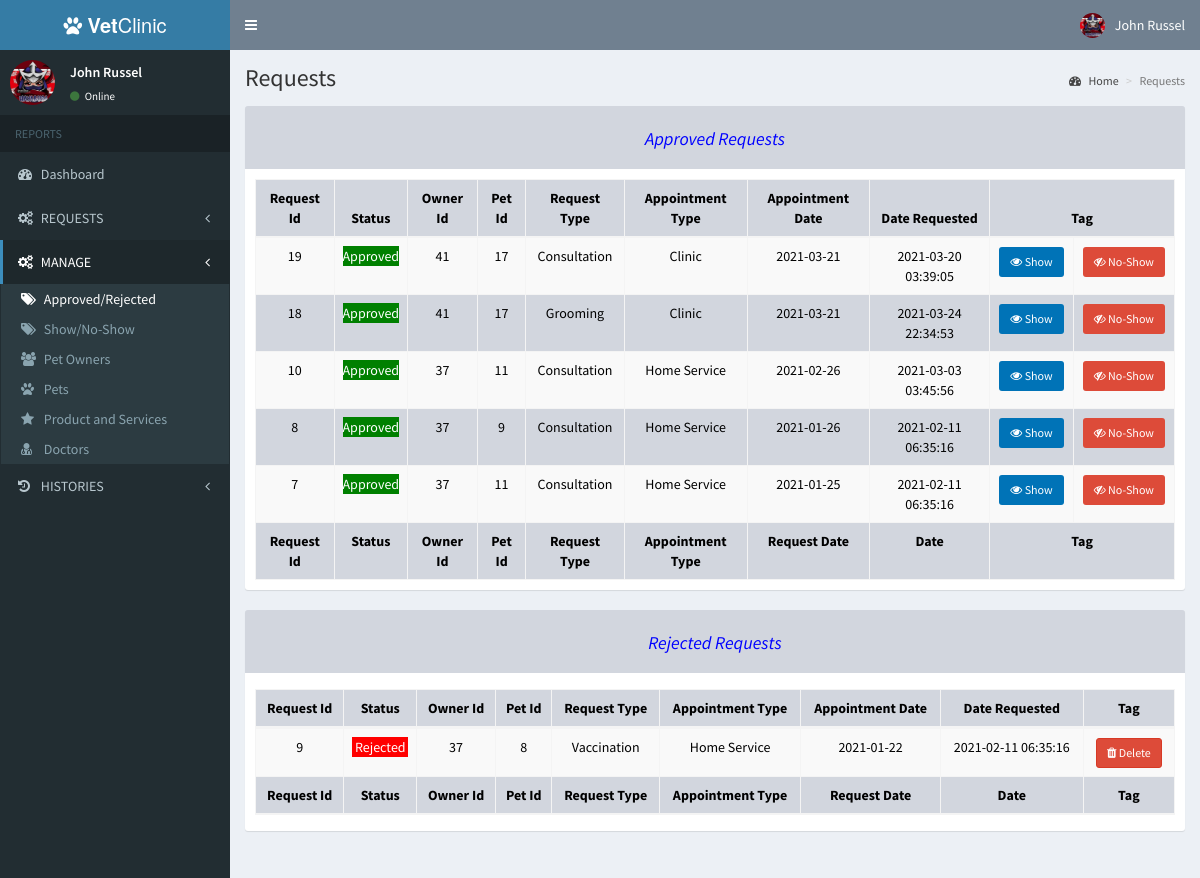
The page /admin/client_request.php (signed in) on the database its author committed.
### tables this page shows
CREATE TABLE `users` (
  `id` int(11) NOT NULL,
  `email` varchar(200) NOT NULL,
  `password` varchar(60) NOT NULL,
  `type` int(1) NOT NULL,
  `access` int(9) NOT NULL,
  `firstname` varchar(50) NOT NULL,
  `middlename` varchar(255) DEFAULT NULL,
  `lastname` varchar(50) NOT NULL,
  `birthdate` date DEFAULT NULL,
  `address` text NOT NULL,
  `contact_info` varchar(100) NOT NULL,
  `photo` varchar(200) NOT NULL,
  `status` int(1) NOT NULL,
  `activate_code` varchar(15) NOT NULL,
  `reset_code` varchar(15) NOT NULL,
  `created_on` date NOT NULL
);

CREATE TABLE `requests` (
  `request_id` int(255) NOT NULL,
  `owner_id` int(255) NOT NULL,
  `tag` varchar(255) NOT NULL,
  `owner_name` varchar(255) NOT NULL,
  `contact_no` varchar(255) NOT NULL,
  `pet_breed` varchar(255) NOT NULL,
  `pet_name` varchar(255) NOT NULL,
  `request_type` varchar(255) NOT NULL,
  `appointment_type` varchar(255) NOT NULL,
  `vaccine_type` varchar(255) NOT NULL,
  `request_status` varchar(255) NOT NULL,
  `request_concern` varchar(255) NOT NULL,
  `request_date` date NOT NULL,
  `date_requested` timestamp NOT NULL DEFAULT CURRENT_TIMESTAMP ON UPDATE CURRENT_TIMESTAMP,
  `request_note` varchar(255) NOT NULL,
  `message_status` int(255) NOT NULL
);

### admin/includes/session.php (called while the page is built, shortened)
<?php
	include '../includes/conn.php';
	$conn = $pdo->open();
	$stmt = $conn->prepare("SELECT * FROM users WHERE id=:id");
	$stmt->execute(['id'=>$_SESSION['admin']]);
	$admin = $stmt->fetch();
?>

### admin/client_request.php (the view, shortened to what this page needs)
<?php include 'includes/session.php'; ?>
<?php include 'includes/header.php'; ?>
<body class="hold-transition skin-blue sidebar-mini">
<div class="wrapper">
  <?php include 'includes/navbar.php'; ?>
  <?php include 'includes/menubar.php'; ?>
  <div class="content-wrapper">
    <section class="content-header">
      <h1>
        Requests
      </h1>
      <ol class="breadcrumb">
        <li><a href="home.php"><i class="fa fa-dashboard"></i> Home</a></li>
        <li class="active">Requests</li>
      </ol>
    </section>
    <section class="content">
      <div class="row">
        <div class="col-xs-12">
          <div class="box">
            <div class="box-header bg-gray">
              <i class="text-center" style="color:blue"><h4> Approved Requests</h4></i></div>
              <div class="box-body">
                <table id="approved1" class="table table-striped table-bordered table-hover bg-gray" style="height:100%">
                  <thead>
                      <th>Request Id</th>
                      <th>Status</th>
                      <th>Owner Id</th>
                      <th>Pet Id</th>
                      <th>Request Type</th>
                      <th>Appointment Type</th>
                      <th>Appointment Date</th>
                      <th>Date Requested</th>
                      <th colspan="2">Tag</th>
                  </thead>
                  <tbody>
                    <?php
                      $conn = $pdo->open();
                      try{
                        $stmt = $conn->prepare("SELECT * FROM requests where request_status='Approved' and tag != 'Show' and tag != 'No-Show' order by request_id DESC");
                        $stmt->execute();
                        foreach($stmt as $row){
                          echo "
                              <tr>
                              <td>".$row['request_id']."</td>
                              <td class='text-center'><p style='color:white; background-color:green;'>".$row['request_status']."</p></td>
                              <td>".$row['owner_id']."</td>
                              <td>".$row['pet_breed']."</td>
                              <td>".$row['request_type']."</td>
                              <td>".$row['appointment_type']."</td>
                              <td>".$row['request_date']."</td>
                              <td>".$row['date_requested']."</td>
                              <td>
                                <button class='btn bg-blue btn-sm show' data-id='".$row['request_id']."'>
                                <i class='fa fa-eye'></i> Show</button>
                              </td>
                              <td>
                                <button class='btn bg-red btn-sm noShow' data-id='".$row['request_id']."'>
                                <i class='fa fa-eye-slash'></i> No-Show</button>
                              </td>
                            </tr>
                          ";
                        }
                      }
                      catch(PDOException $e){
                        echo $e->getMessage();
                      }
                    ?>
                  </tbody>
                  <tfoot>
                      <th>Request Id</th>
                      <th>Status</th>
                      <th>Owner Id</th>
                      <th>Pet Id</th>
                      <th>Request Type</th>
                      <th>Appointment Type</th>
                      <th>Request Date</th>
                      <th>Date</th>
                      <th colspan="2">Tag</th>
                  </tfoot>
                </table>
              </div>
            </div>
        </div>
      </div>
      <div class="row">
        <div class="col-xs-12">
          <div class="box">
            <div class="box-header bg-gray">
              <i class="text-center" style="color:blue"><h4> Rejected Requests</h4></i></div>
              <div class="box-body">
                <table id="history" class="table table-striped table-bordered table-hover bg-gray" style="height:100%">
                  <thead>
                      <th>Request Id</th>
                      <th>Status</th>
                      <th>Owner Id</th>
                      <th>Pet Id</th>
                      <th>Request Type</th>
                      <th>Appointment Type</th>
                      <th>Appointment Date</th>
                      <th>Date Requested</th>
                      <th colspan="2">Tag</th>
                  </thead>
                  <tbody>
                    <?php
                      $conn = $pdo->open();
                      try{
                        $stmt = $conn->prepare("SELECT * FROM requests where request_status='Rejected' and tag != 'Show' and tag != 'No-Show' order by request_id DESC");
                        $stmt->execute();
                        foreach($stmt as $row){
                          echo "
                              <tr>
                              <td>".$row['request_id']."</td>
                              <td class='text-center'><p style='color:white; background-color:red;'>".$row['request_status']."</p></td>
                              <td>".$row['owner_id']."</td>
                              <td>".$row['pet_breed']."</td>
                              <td>".$row['request_type']."</td>
                              <td>".$row['appointment_type']."</td>
                              <td>".$row['request_date']."</td>
                              <td>".$row['date_requested']."</td>
                              <td>
                                <button class='btn btn-danger btn-sm delete' data-id='".$row['request_id']."'>
                                <i class='fa fa-trash'></i> Delete</button>
                              </td>
                            </tr>
                          ";
                        }
                      }
                      catch(PDOException $e){
                        echo $e->getMessage();
                      }
                    ?>
                  </tbody>
                  <tfoot>
                      <th>Request Id</th>
                      <th>Status</th>
                      <th>Owner Id</th>
                      <th>Pet Id</th>
                      <th>Request Type</th>
                      <th>Appointment Type</th>
                      <th>Request Date</th>
                      <th>Date</th>
                      <th colspan="2">Tag</th>
                  </tfoot>
                </table>
              </div>
            </div>
        </div>
      </div>
    </section>
  </div>
</div>
</body>
</html>

### admin/includes/header.php (shortened to what this page needs)
<!DOCTYPE html>
<html>
<head>
  	<link rel="stylesheet" href="../bower_components/bootstrap/dist/css/bootstrap.min.css">
  	<link rel="stylesheet" href="../bower_components/font-awesome/css/font-awesome.min.css">
    <link rel="stylesheet" href="../bower_components/select2/dist/css/select2.min.css">
  	<link rel="stylesheet" href="../dist/css/AdminLTE.min.css">
    <link rel="stylesheet" href="../bower_components/datatables.net-bs/css/dataTables.bootstrap.min.css">
    <link rel="stylesheet" href="../bower_components/bootstrap-daterangepicker/daterangepicker.css">
    <link rel="stylesheet" href="../bower_components/bootstrap-datepicker/dist/css/bootstrap-datepicker.min.css">
    <link rel="stylesheet" href="../dist/css/skins/_all-skins.min.css">
</head>

### admin/includes/navbar.php (shortened to what this page needs)
<header class="main-header">
  <a href="home.php" class="logo">
    <span class="logo-lg"><i class="fa fa-paw"></i><b> Vet</b>Clinic</span>
  </a>
  <nav class="navbar navbar-static-top">
    <a href="#" class="sidebar-toggle" data-toggle="push-menu" role="button">
    </a>
    <div class="navbar-custom-menu">
      <ul class="nav navbar-nav">
        <li class="dropdown user user-menu">
          <a href="#" class="dropdown-toggle" data-toggle="dropdown">
            <img src="<?php echo (!empty($admin['photo']))
              ? '../images/'.$admin['photo']
              : '../images/profile.jpg'; ?>" class="user-image" alt="User Image">
            <span class="hidden-xs"><?php echo $admin['firstname'].' '.$admin['lastname']; ?></span>
          </a>
        </li>
      </ul>
    </div>
  </nav>
</header>

### admin/includes/menubar.php (shortened to what this page needs)
<aside class="main-sidebar">
  <section class="sidebar">
    <div class="user-panel">
      <div class="pull-left image">
        <img src="<?php echo (!empty($admin['photo']))
        ? '../images/'.$admin['photo']
        : '../images/profile.jpg'; ?>" class="img-circle" alt="User Image">
      </div>
      <div class="pull-left info">
        <p><?php echo $admin['firstname'].' '.$admin['lastname']; ?></p>
        <a><i class="fa fa-circle text-success"></i> Online</a>
      </div>
    </div>
    <ul class="sidebar-menu" data-widget="tree">
      <li class="header">REPORTS</li>
        <li><a href="home.php"><i class="fa fa-dashboard"></i> <span>Dashboard</span></a></li>
        <li class="treeview">
        <a href="#">
          <i class="fa fa-cogs"></i>
          <span>REQUESTS</span>
          <span class="pull-right-container">
            <i class="fa fa-angle-left pull-right"></i>
          </span>
        </a>
      </li>
      <li class="treeview">
        <a href="#">
          <i class="fa fa-cogs"></i>
          <span>MANAGE</span>
          <span class="pull-right-container">
            <i class="fa fa-angle-left pull-right"></i>
          </span>
        </a>
        <ul class="treeview-menu header">
          <li><a href="client_request.php"><i class="fa fa-tags"></i> <span>Approved/Rejected</span></a></li>
          <li><a href="tags.php"><i class="fa fa-tags"></i> <span>Show/No-Show</span></a></li>
          <li><a href="users.php"><i class="fa fa-users"></i> <span>Pet Owners</span></a></li>
          <li><a href="pets.php"><i class="fa fa-paw"></i> <span>Pets</span></a></li>
          <li><a href="item_service.php"><i class="fa fa-star"></i> <span>Product and Services</span></a></li>
          <li><a href="admin.php"><i class="fa fa-user-md"></i> <span>Doctors</span></a></li>
        </ul>
      </li>
      <li class="treeview">
        <a href="#">
          <i class="fa fa-history"></i>
          <span>HISTORIES</span>
          <span class="pull-right-container">
            <i class="fa fa-angle-left pull-right"></i>
          </span>
        </a>
      </li>
    </ul>
  </section>
</aside>

### admin/client_request.php (style rules this page uses)
td { text-align:center; }
th { text-align:center; }
button { margin:1px; }

### rows shown on the page
users: photo (picture), firstname "John", lastname "Russel"
requests: request_id "19", request_status "Approved", owner "41", pet_breed "17", request_type "Consultation", appointment_type "Clinic", request_date "2021-03-21", date_requested "2021-03-20 03:39:05"
requests: request_id "18", request_status "Approved", owner "41", pet_breed "17", request_type "Grooming", appointment_type "Clinic", request_date "2021-03-21", date_requested "2021-03-24 22:34:53"
requests: request_id "10", request_status "Approved", owner "37", pet_breed "11", request_type "Consultation", appointment_type "Home Service", request_date "2021-02-26", date_requested "2021-03-03 03:45:56"
requests: request_id "8", request_status "Approved", owner "37", pet_breed "9", request_type "Consultation", appointment_type "Home Service", request_date "2021-01-26", date_requested "2021-02-11 06:35:16"
requests: request_id "7", request_status "Approved", owner "37", pet_breed "11", request_type "Consultation", appointment_type "Home Service", request_date "2021-01-25", date_requested "2021-02-11 06:35:16"
requests: request_id "9", request_status "Rejected", owner "37", pet_breed "8", request_type "Vaccination", appointment_type "Home Service", request_date "2021-01-22", date_requested "2021-02-11 06:35:16"
